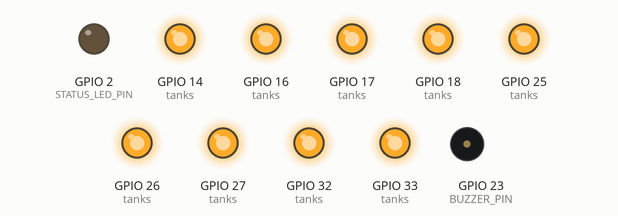
Simulated run of this sketch. Board: ESP32. Parts: output pins drawn as LEDs (lit = HIGH), buzzer (waves = sounding, pin HIGH). WiFi joins after 1.5 s; servers stay silent unless stated; what the sketch prints to the serial monitor is not drawn.

Above: at 2.8 s.
Timing chart, 0 to 9.6 s (numbered marks = the images above):
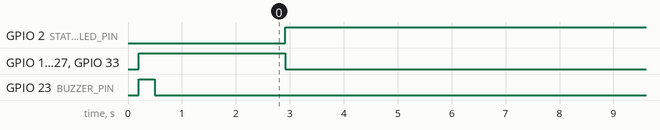

Measured:
- by itself, GPIO 2 (STATUS_LED_PIN): moves between LOW and HIGH, repeating every 40.8 s
- by itself, GPIO 14 (tanks), GPIO 17 (tanks), GPIO 18 (tanks), GPIO 26 (tanks), GPIO 27 (tanks), GPIO 33 (tanks): HIGH → LOW at 2.9 s
- by itself, everything shown: repeats every 6.0 s, in 36 steps

The sketch:

alarm_essp32.ino
```cpp
/*
 * Flood alarm receiver (ESP32 #2)
 *
 * Polls GET /api/alarm on the Node server and drives a set of indicator LEDs
 * (one set per tank) plus a shared buzzer.
 *
 * Server response format:
 * {
 *   "alert": "Warning",
 *   "triggered": ["sensor_01"],
 *   "tanks": {
 *     "sensor_01": { "tank": "A", "level": "Warning", "triggered": true },
 *     "sensor_02": { "tank": "B", "level": "safe",    "triggered": false },
 *     "sensor_03": { "tank": "C", "level": "safe",    "triggered": false }
 *   }
 * }
 *
 * Behaviour per tank:
 *   safe          -> green LED on
 *   Early_warning -> yellow LED blinking slowly
 *   Warning       -> yellow LED solid, buzzer beeps every 3 s
 *   DANGER        -> red LED blinking fast, buzzer sounds a pulsing siren
 * The buzzer follows the highest level across all tanks.
 *
 * Library needed: ArduinoJson v7 (Library Manager -> "ArduinoJson" by Benoit Blanchon)
 * Board: any ESP32 (Arduino-ESP32 core 2.x or 3.x)
 */

#include <WiFi.h>
#include <HTTPClient.h>
#include <ArduinoJson.h>

// ---------------------------- CONFIGURATION ----------------------------
// This ESP32 joins the network created by the SENSOR ESP32 (it acts as the router)
const char* WIFI_SSID = "Flood_Sensor_Network";
const char* WIFI_PASS = "adminpassword";

// Static IP of the PC running the Node server on that network (NOT "localhost").
// Must match SERVER_IP in the sensor sketch.
const char* ALARM_URL = "http://192.168.4.2:8080/api/alarm";

const unsigned long POLL_INTERVAL_MS  = 2000;    // how often to ask the server
const unsigned long COMMS_TIMEOUT_MS  = 30000;   // no good reply for this long = comms lost
const unsigned long WIFI_RETRY_MS     = 10000;
const int           HTTP_TIMEOUT_MS   = 4000;

// Pins (change to match your wiring). Use a 220 ohm resistor in series with each LED.
const uint8_t BUZZER_PIN     = 23;   // active buzzer (use a transistor if it draws > 20 mA)
const uint8_t STATUS_LED_PIN = 2;    // on-board LED: solid = server OK, fast blink = comms lost
// ------------------------------------------------------------------------

enum Level { LEVEL_SAFE = 0, LEVEL_EARLY_WARNING = 1, LEVEL_WARNING = 2, LEVEL_DANGER = 3 };

struct Tank {
  const char* sensorId;   // key used by the server in /api/alarm
  const char* name;       // tank letter (for logging)
  uint8_t greenPin;
  uint8_t yellowPin;
  uint8_t redPin;
  Level   level;          // last level received from the server
};

Tank tanks[] = {
  // sensorId     name  green yellow red
  { "sensor_01",  "A",  25,   26,    27,  LEVEL_SAFE },
  { "sensor_02",  "B",  32,   33,    14,  LEVEL_SAFE },
  { "sensor_03",  "C",  16,   17,    18,  LEVEL_SAFE },
};
const int NUM_TANKS = sizeof(tanks) / sizeof(tanks[0]);

unsigned long lastPoll       = 0;
unsigned long lastSuccess    = 0;
unsigned long lastWifiRetry  = 0;

// ---------------------------- HELPERS ----------------------------------
const char* levelName(Level l) {
  switch (l) {
    case LEVEL_EARLY_WARNING: return "Early_warning";
    case LEVEL_WARNING:       return "Warning";
    case LEVEL_DANGER:        return "DANGER";
    default:                  return "safe";
  }
}

// Unknown text keeps the previous level instead of silently going back to "safe"
Level parseLevel(const char* s, Level fallback) {
  if (!s) return fallback;
  if (strcmp(s, "safe") == 0)          return LEVEL_SAFE;
  if (strcmp(s, "Early_warning") == 0) return LEVEL_EARLY_WARNING;
  if (strcmp(s, "Warning") == 0)       return LEVEL_WARNING;
  if (strcmp(s, "DANGER") == 0)        return LEVEL_DANGER;
  return fallback;
}

// Called once whenever a tank's level changes. Put tank-specific actions here
// (open a valve, start a pump, drive a relay, ...).
void onTankLevelChange(Tank& tank, Level oldLevel, Level newLevel) {
  Serial.printf("[TANK %s] %s -> %s\n", tank.name, levelName(oldLevel), levelName(newLevel));

  // Example:
  // if (tank.sensorId == "sensor_01" && newLevel == LEVEL_DANGER) { digitalWrite(RELAY_A_PIN, HIGH); }
}

// ---------------------------- WIFI -------------------------------------
void connectWiFi() {
  Serial.printf("Connecting to WiFi '%s'", WIFI_SSID);
  WiFi.mode(WIFI_STA);
  WiFi.begin(WIFI_SSID, WIFI_PASS);

  unsigned long start = millis();
  while (WiFi.status() != WL_CONNECTED && millis() - start < 15000) {
    delay(300);
    Serial.print(".");
  }
  if (WiFi.status() == WL_CONNECTED) {
    Serial.printf("\nConnected. IP: %s\n", WiFi.localIP().toString().c_str());
  } else {
    Serial.println("\nWiFi not connected yet, will keep retrying in the background.");
  }
}

void maintainWiFi() {
  if (WiFi.status() == WL_CONNECTED) return;
  if (millis() - lastWifiRetry < WIFI_RETRY_MS) return;
  lastWifiRetry = millis();
  Serial.println("WiFi lost, reconnecting...");
  WiFi.disconnect();
  WiFi.begin(WIFI_SSID, WIFI_PASS);
}

// ---------------------------- SERVER POLL ------------------------------
bool fetchAlarm() {
  if (WiFi.status() != WL_CONNECTED) return false;

  HTTPClient http;
  http.setTimeout(HTTP_TIMEOUT_MS);
  if (!http.begin(ALARM_URL)) {
    Serial.println("[HTTP] begin() failed");
    return false;
  }

  int code = http.GET();
  if (code != HTTP_CODE_OK) {
    Serial.printf("[HTTP] GET %s failed, code: %d (%s)\n",
                  ALARM_URL, code, code < 0 ? HTTPClient::errorToString(code).c_str() : "server replied with an error");
    Serial.printf("[NET] ESP32 IP: %s  gateway: %s  RSSI: %d dBm\n",
                  WiFi.localIP().toString().c_str(),
                  WiFi.gatewayIP().toString().c_str(),
                  WiFi.RSSI());
    http.end();
    return false;
  }

  String body = http.getString();
  http.end();

  JsonDocument doc;
  DeserializationError err = deserializeJson(doc, body);
  if (err) {
    Serial.printf("[JSON] parse error: %s\n", err.c_str());
    return false;
  }

  JsonObject tanksObj = doc["tanks"];
  if (tanksObj.isNull()) {
    Serial.println("[JSON] 'tanks' missing in response");
    return false;
  }

  for (int i = 0; i < NUM_TANKS; i++) {
    JsonObject t = tanksObj[tanks[i].sensorId];
    if (t.isNull()) continue;                       // keep previous level for this tank

    Level newLevel = parseLevel(t["level"], tanks[i].level);
    if (newLevel != tanks[i].level) {
      Level oldLevel = tanks[i].level;
      tanks[i].level = newLevel;
      onTankLevelChange(tanks[i], oldLevel, newLevel);
    }
  }

  Serial.printf("[POLL] overall=%s\n", doc["alert"] | "?");
  return true;
}

// ---------------------------- OUTPUTS ----------------------------------
// Non-blocking: everything is derived from millis(), so polling never stalls the LEDs.
void updateOutputs() {
  unsigned long now = millis();
  bool slowBlink = (now / 500) % 2;     // 1 Hz
  bool fastBlink = (now / 150) % 2;     // ~3 Hz

  Level highest = LEVEL_SAFE;

  for (int i = 0; i < NUM_TANKS; i++) {
    bool g = false, y = false, r = false;
    switch (tanks[i].level) {
      case LEVEL_SAFE:           g = true;       break;
      case LEVEL_EARLY_WARNING:  y = slowBlink;  break;
      case LEVEL_WARNING:        y = true;       break;
      case LEVEL_DANGER:         r = fastBlink;  break;
    }
    digitalWrite(tanks[i].greenPin,  g);
    digitalWrite(tanks[i].yellowPin, y);
    digitalWrite(tanks[i].redPin,    r);

    if (tanks[i].level > highest) highest = tanks[i].level;
  }

  // Buzzer follows the highest level of any tank
  bool buzz = false;
  switch (highest) {
    case LEVEL_DANGER:  buzz = (now / 300) % 2;   break;   // pulsing siren
    case LEVEL_WARNING: buzz = (now % 3000) < 250; break;  // short beep every 3 s
    default:            buzz = false;             break;
  }
  digitalWrite(BUZZER_PIN, buzz);

  // Status LED: solid = server reachable, fast blink = comms lost
  bool commsLost = (now - lastSuccess > COMMS_TIMEOUT_MS);
  digitalWrite(STATUS_LED_PIN, commsLost ? fastBlink : HIGH);
}

// ---------------------------- ARDUINO ----------------------------------
void setup() {
  Serial.begin(115200);
  delay(200);

  pinMode(BUZZER_PIN, OUTPUT);
  pinMode(STATUS_LED_PIN, OUTPUT);
  for (int i = 0; i < NUM_TANKS; i++) {
    pinMode(tanks[i].greenPin,  OUTPUT);
    pinMode(tanks[i].yellowPin, OUTPUT);
    pinMode(tanks[i].redPin,    OUTPUT);
  }

  // Power-on self test: light everything and beep briefly
  for (int i = 0; i < NUM_TANKS; i++) {
    digitalWrite(tanks[i].greenPin,  HIGH);
    digitalWrite(tanks[i].yellowPin, HIGH);
    digitalWrite(tanks[i].redPin,    HIGH);
  }
  digitalWrite(BUZZER_PIN, HIGH);
  delay(300);
  digitalWrite(BUZZER_PIN, LOW);
  delay(700);

  connectWiFi();
  lastSuccess = millis();       // give the server a full timeout window before flagging comms lost
}

void loop() {
  maintainWiFi();

  if (millis() - lastPoll >= POLL_INTERVAL_MS) {
    lastPoll = millis();
    if (fetchAlarm()) lastSuccess = millis();
  }

  updateOutputs();
}
```
